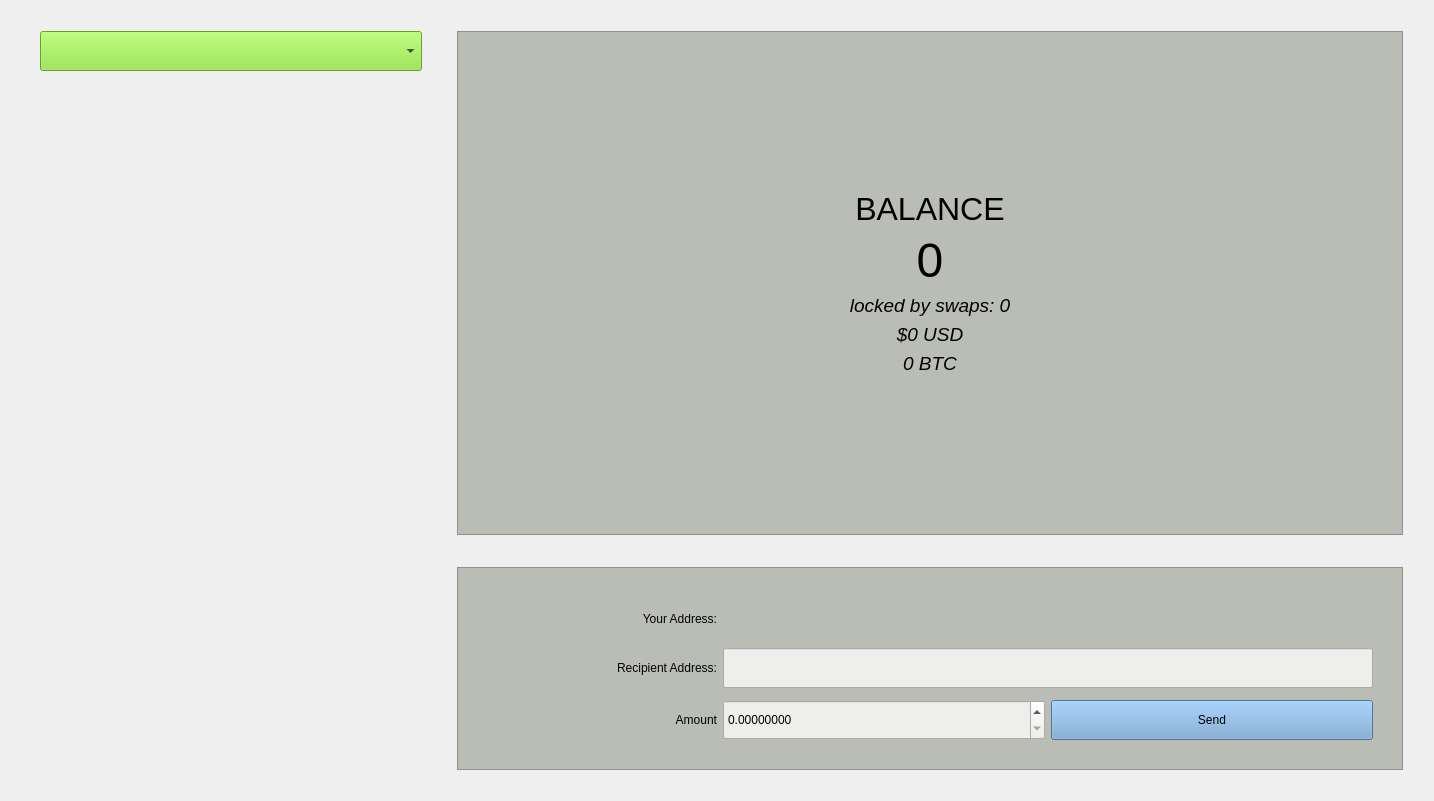
  <widget class="QWidget" name="tab_wallet">
   <attribute name="title">
    <string>Wallet</string>
   </attribute>
   <layout class="QGridLayout" name="gridLayout_2">
    <item row="3" column="3">
     <widget class="QFrame" name="wallet_send_frame">
      <property name="sizePolicy">
       <sizepolicy hsizetype="MinimumExpanding" vsizetype="Fixed">
        <horstretch>0</horstretch>
        <verstretch>0</verstretch>
       </sizepolicy>
      </property>
      <property name="styleSheet">
       <string notr="true">background-color: rgb(186, 189, 182);</string>
      </property>
      <property name="frameShape">
       <enum>QFrame::StyledPanel</enum>
      </property>
      <property name="frameShadow">
       <enum>QFrame::Raised</enum>
      </property>
      <layout class="QGridLayout" name="gridLayout_3">
       <item row="1" column="0">
        <widget class="QLabel" name="recipient_lbl_2">
         <property name="minimumSize">
          <size>
           <width>250</width>
           <height>40</height>
          </size>
         </property>
         <property name="maximumSize">
          <size>
           <width>250</width>
           <height>40</height>
          </size>
         </property>
         <property name="text">
          <string>Your Address:</string>
         </property>
         <property name="alignment">
          <set>Qt::AlignRight|Qt::AlignTrailing|Qt::AlignVCenter</set>
         </property>
        </widget>
       </item>
       <item row="4" column="1">
        <widget class="QDoubleSpinBox" name="wallet_amount">
         <property name="sizePolicy">
          <sizepolicy hsizetype="MinimumExpanding" vsizetype="MinimumExpanding">
           <horstretch>0</horstretch>
           <verstretch>0</verstretch>
          </sizepolicy>
         </property>
         <property name="minimumSize">
          <size>
           <width>0</width>
           <height>40</height>
          </size>
         </property>
         <property name="styleSheet">
          <string notr="true">background-color: rgb(238, 238, 236);</string>
         </property>
         <property name="decimals">
          <number>8</number>
         </property>
        </widget>
       </item>
       <item row="2" column="0">
        <widget class="QLabel" name="recipient_lbl">
         <property name="minimumSize">
          <size>
           <width>250</width>
           <height>40</height>
          </size>
         </property>
         <property name="maximumSize">
          <size>
           <width>250</width>
           <height>40</height>
          </size>
         </property>
         <property name="text">
          <string>Recipient Address:</string>
         </property>
         <property name="alignment">
          <set>Qt::AlignRight|Qt::AlignTrailing|Qt::AlignVCenter</set>
         </property>
        </widget>
       </item>
       <item row="2" column="1" colspan="2">
        <widget class="QLineEdit" name="wallet_recipient">
         <property name="sizePolicy">
          <sizepolicy hsizetype="Expanding" vsizetype="Minimum">
           <horstretch>0</horstretch>
           <verstretch>0</verstretch>
          </sizepolicy>
         </property>
         <property name="minimumSize">
          <size>
           <width>650</width>
           <height>40</height>
          </size>
         </property>
         <property name="maximumSize">
          <size>
           <width>16777215</width>
           <height>16777215</height>
          </size>
         </property>
         <property name="styleSheet">
          <string notr="true">background-color: rgb(238, 238, 236);</string>
         </property>
        </widget>
       </item>
       <item row="4" column="0">
        <widget class="QLabel" name="send_amount_lbl">
         <property name="minimumSize">
          <size>
           <width>250</width>
           <height>40</height>
          </size>
         </property>
         <property name="maximumSize">
          <size>
           <width>250</width>
           <height>40</height>
          </size>
         </property>
         <property name="text">
          <string>Amount</string>
         </property>
         <property name="alignment">
          <set>Qt::AlignRight|Qt::AlignTrailing|Qt::AlignVCenter</set>
         </property>
        </widget>
       </item>
       <item row="4" column="2">
        <widget class="QPushButton" name="wallet_send_btn">
         <property name="sizePolicy">
          <sizepolicy hsizetype="MinimumExpanding" vsizetype="MinimumExpanding">
           <horstretch>0</horstretch>
           <verstretch>0</verstretch>
          </sizepolicy>
         </property>
         <property name="minimumSize">
          <size>
           <width>0</width>
           <height>40</height>
          </size>
         </property>
         <property name="styleSheet">
          <string notr="true">background-color: rgb(114, 159, 207)</string>
         </property>
         <property name="text">
          <string>Send</string>
         </property>
        </widget>
       </item>
       <item row="1" column="1" colspan="2">
        <widget class="QLabel" name="wallet_address">
         <property name="sizePolicy">
          <sizepolicy hsizetype="Minimum" vsizetype="Minimum">
           <horstretch>0</horstretch>
           <verstretch>0</verstretch>
          </sizepolicy>
         </property>
         <property name="minimumSize">
          <size>
           <width>0</width>
           <height>40</height>
          </size>
         </property>
         <property name="font">
          <font>
           <pointsize>14</pointsize>
           <italic>false</italic>
          </font>
         </property>
         <property name="text">
          <string>&lt;html&gt;&lt;head/&gt;&lt;body&gt;&lt;p&gt;&lt;br/&gt;&lt;/p&gt;&lt;/body&gt;&lt;/html&gt;</string>
         </property>
         <property name="alignment">
          <set>Qt::AlignCenter</set>
         </property>
         <property name="openExternalLinks">
          <bool>true</bool>
         </property>
         <property name="textInteractionFlags">
          <set>Qt::LinksAccessibleByKeyboard|Qt::LinksAccessibleByMouse|Qt::TextBrowserInteraction|Qt::TextSelectableByKeyboard|Qt::TextSelectableByMouse</set>
         </property>
        </widget>
       </item>
       <item row="2" column="3" rowspan="3">
        <spacer name="verticalSpacer_26">
         <property name="orientation">
          <enum>Qt::Vertical</enum>
         </property>
         <property name="sizeHint" stdset="0">
          <size>
           <width>20</width>
           <height>40</height>
          </size>
         </property>
        </spacer>
       </item>
       <item row="5" column="1" colspan="2">
        <spacer name="horizontalSpacer_34">
         <property name="orientation">
          <enum>Qt::Horizontal</enum>
         </property>
         <property name="sizeHint" stdset="0">
          <size>
           <width>40</width>
           <height>20</height>
          </size>
         </property>
        </spacer>
       </item>
       <item row="0" column="1" colspan="2">
        <spacer name="horizontalSpacer_35">
         <property name="orientation">
          <enum>Qt::Horizontal</enum>
         </property>
         <property name="sizeHint" stdset="0">
          <size>
           <width>40</width>
           <height>20</height>
          </size>
         </property>
        </spacer>
       </item>
      </layout>
     </widget>
    </item>
    <item row="1" column="1" rowspan="3">
     <widget class="QFrame" name="wallet_select_frame">
      <property name="sizePolicy">
       <sizepolicy hsizetype="Preferred" vsizetype="Preferred">
        <horstretch>0</horstretch>
        <verstretch>0</verstretch>
       </sizepolicy>
      </property>
      <property name="minimumSize">
       <size>
        <width>400</width>
        <height>560</height>
       </size>
      </property>
      <property name="maximumSize">
       <size>
        <width>16777215</width>
        <height>167777</height>
       </size>
      </property>
      <property name="frameShape">
       <enum>QFrame::NoFrame</enum>
      </property>
      <property name="frameShadow">
       <enum>QFrame::Raised</enum>
      </property>
      <layout class="QVBoxLayout" name="verticalLayout_3">
       <property name="topMargin">
        <number>0</number>
       </property>
       <item>
        <widget class="QComboBox" name="wallet_combo">
         <property name="sizePolicy">
          <sizepolicy hsizetype="Minimum" vsizetype="Minimum">
           <horstretch>0</horstretch>
           <verstretch>0</verstretch>
          </sizepolicy>
         </property>
         <property name="minimumSize">
          <size>
           <width>350</width>
           <height>40</height>
          </size>
         </property>
         <property name="font">
          <font>
           <pointsize>16</pointsize>
          </font>
         </property>
         <property name="layoutDirection">
          <enum>Qt::LeftToRight</enum>
         </property>
         <property name="styleSheet">
          <string notr="true">background-color: rgb(138, 226, 52);padding-left:25px;
</string>
         </property>
         <property name="currentText">
          <string/>
         </property>
         <property name="currentIndex">
          <number>-1</number>
         </property>
         <property name="maxVisibleItems">
          <number>4</number>
         </property>
         <property name="sizeAdjustPolicy">
          <enum>QComboBox::AdjustToMinimumContentsLengthWithIcon</enum>
         </property>
        </widget>
       </item>
       <item>
        <spacer name="horizontalSpacer_5">
         <property name="orientation">
          <enum>Qt::Horizontal</enum>
         </property>
         <property name="sizeType">
          <enum>QSizePolicy::Minimum</enum>
         </property>
         <property name="sizeHint" stdset="0">
          <size>
           <width>40</width>
           <height>20</height>
          </size>
         </property>
        </spacer>
       </item>
       <item>
        <widget class="QLabel" name="wallet_coin_img">
         <property name="sizePolicy">
          <sizepolicy hsizetype="Minimum" vsizetype="Expanding">
           <horstretch>0</horstretch>
           <verstretch>0</verstretch>
          </sizepolicy>
         </property>
         <property name="minimumSize">
          <size>
           <width>300</width>
           <height>300</height>
          </size>
         </property>
         <property name="text">
          <string>&lt;html&gt;&lt;head/&gt;&lt;body&gt;&lt;p&gt;&lt;img src=&quot;:/lrg/img/400/placeholder.png&quot;/&gt;&lt;/p&gt;&lt;/body&gt;&lt;/html&gt;</string>
         </property>
         <property name="alignment">
          <set>Qt::AlignCenter</set>
         </property>
        </widget>
       </item>
       <item>
        <spacer name="horizontalSpacer_4">
         <property name="orientation">
          <enum>Qt::Horizontal</enum>
         </property>
         <property name="sizeType">
          <enum>QSizePolicy::Minimum</enum>
         </property>
         <property name="sizeHint" stdset="0">
          <size>
           <width>40</width>
           <height>20</height>
          </size>
         </property>
        </spacer>
       </item>
       <item>
        <widget class="QLabel" name="wallet_qr_code">
         <property name="sizePolicy">
          <sizepolicy hsizetype="Minimum" vsizetype="Minimum">
           <horstretch>0</horstretch>
           <verstretch>0</verstretch>
          </sizepolicy>
         </property>
         <property name="minimumSize">
          <size>
           <width>280</width>
           <height>280</height>
          </size>
         </property>
         <property name="text">
          <string/>
         </property>
        </widget>
       </item>
      </layout>
     </widget>
    </item>
    <item row="4" column="3">
     <spacer name="horizontalSpacer">
      <property name="orientation">
       <enum>Qt::Horizontal</enum>
      </property>
      <property name="sizeHint" stdset="0">
       <size>
        <width>40</width>
        <height>20</height>
       </size>
      </property>
     </spacer>
    </item>
    <item row="1" column="3">
     <widget class="QFrame" name="wallet_balance_frame">
      <property name="sizePolicy">
       <sizepolicy hsizetype="MinimumExpanding" vsizetype="MinimumExpanding">
        <horstretch>0</horstretch>
        <verstretch>0</verstretch>
       </sizepolicy>
      </property>
      <property name="minimumSize">
       <size>
        <width>0</width>
        <height>300</height>
       </size>
      </property>
      <property name="maximumSize">
       <size>
        <width>16777215</width>
        <height>167777</height>
       </size>
      </property>
      <property name="styleSheet">
       <string notr="true">background-color: rgb(186, 189, 182);</string>
      </property>
      <property name="frameShape">
       <enum>QFrame::StyledPanel</enum>
      </property>
      <property name="frameShadow">
       <enum>QFrame::Raised</enum>
      </property>
      <layout class="QGridLayout" name="gridLayout_5">
       <item row="0" column="0">
        <widget class="QFrame" name="frame_18">
         <property name="sizePolicy">
          <sizepolicy hsizetype="Minimum" vsizetype="Minimum">
           <horstretch>0</horstretch>
           <verstretch>0</verstretch>
          </sizepolicy>
         </property>
         <property name="frameShape">
          <enum>QFrame::NoFrame</enum>
         </property>
         <property name="frameShadow">
          <enum>QFrame::Raised</enum>
         </property>
         <layout class="QVBoxLayout" name="verticalLayout_2">
          <property name="topMargin">
           <number>150</number>
          </property>
          <property name="bottomMargin">
           <number>150</number>
          </property>
          <item>
           <widget class="QLabel" name="wallet_balance_lbl">
            <property name="sizePolicy">
             <sizepolicy hsizetype="MinimumExpanding" vsizetype="MinimumExpanding">
              <horstretch>0</horstretch>
              <verstretch>0</verstretch>
             </sizepolicy>
            </property>
            <property name="font">
             <font>
              <family>Ubuntu</family>
              <pointsize>24</pointsize>
              <weight>50</weight>
              <italic>false</italic>
              <bold>false</bold>
             </font>
            </property>
            <property name="text">
             <string>BALANCE</string>
            </property>
            <property name="alignment">
             <set>Qt::AlignCenter</set>
            </property>
           </widget>
          </item>
          <item>
           <widget class="QLabel" name="wallet_balance">
            <property name="sizePolicy">
             <sizepolicy hsizetype="MinimumExpanding" vsizetype="MinimumExpanding">
              <horstretch>0</horstretch>
              <verstretch>0</verstretch>
             </sizepolicy>
            </property>
            <property name="font">
             <font>
              <pointsize>36</pointsize>
             </font>
            </property>
            <property name="text">
             <string>0</string>
            </property>
            <property name="alignment">
             <set>Qt::AlignCenter</set>
            </property>
           </widget>
          </item>
          <item>
           <widget class="QLabel" name="wallet_locked_by_swaps">
            <property name="sizePolicy">
             <sizepolicy hsizetype="MinimumExpanding" vsizetype="MinimumExpanding">
              <horstretch>0</horstretch>
              <verstretch>0</verstretch>
             </sizepolicy>
            </property>
            <property name="font">
             <font>
              <pointsize>14</pointsize>
              <italic>true</italic>
             </font>
            </property>
            <property name="text">
             <string>locked by swaps: 0</string>
            </property>
            <property name="alignment">
             <set>Qt::AlignCenter</set>
            </property>
           </widget>
          </item>
          <item>
           <widget class="QLabel" name="wallet_usd_value">
            <property name="sizePolicy">
             <sizepolicy hsizetype="MinimumExpanding" vsizetype="MinimumExpanding">
              <horstretch>0</horstretch>
              <verstretch>0</verstretch>
             </sizepolicy>
            </property>
            <property name="font">
             <font>
              <pointsize>14</pointsize>
              <italic>true</italic>
             </font>
            </property>
            <property name="text">
             <string>$0 USD</string>
            </property>
            <property name="alignment">
             <set>Qt::AlignCenter</set>
            </property>
           </widget>
          </item>
          <item>
           <widget class="QLabel" name="wallet_btc_value">
            <property name="sizePolicy">
             <sizepolicy hsizetype="MinimumExpanding" vsizetype="MinimumExpanding">
              <horstretch>0</horstretch>
              <verstretch>0</verstretch>
             </sizepolicy>
            </property>
            <property name="font">
             <font>
              <pointsize>14</pointsize>
              <italic>true</italic>
             </font>
            </property>
            <property name="text">
             <string>0 BTC</string>
            </property>
            <property name="alignment">
             <set>Qt::AlignCenter</set>
            </property>
           </widget>
          </item>
         </layout>
        </widget>
       </item>
      </layout>
     </widget>
    </item>
    <item row="4" column="1">
     <spacer name="horizontalSpacer_3">
      <property name="orientation">
       <enum>Qt::Horizontal</enum>
      </property>
      <property name="sizeType">
       <enum>QSizePolicy::Minimum</enum>
      </property>
      <property name="sizeHint" stdset="0">
       <size>
        <width>40</width>
        <height>20</height>
       </size>
      </property>
     </spacer>
    </item>
    <item row="1" column="2" rowspan="2">
     <spacer name="verticalSpacer">
      <property name="orientation">
       <enum>Qt::Vertical</enum>
      </property>
      <property name="sizeHint" stdset="0">
       <size>
        <width>20</width>
        <height>40</height>
       </size>
      </property>
     </spacer>
    </item>
    <item row="2" column="3">
     <spacer name="horizontalSpacer_2">
      <property name="orientation">
       <enum>Qt::Horizontal</enum>
      </property>
      <property name="sizeHint" stdset="0">
       <size>
        <width>40</width>
        <height>20</height>
       </size>
      </property>
     </spacer>
    </item>
    <item row="1" column="4">
     <spacer name="verticalSpacer_2">
      <property name="orientation">
       <enum>Qt::Vertical</enum>
      </property>
      <property name="sizeHint" stdset="0">
       <size>
        <width>20</width>
        <height>40</height>
       </size>
      </property>
     </spacer>
    </item>
    <item row="0" column="3">
     <spacer name="horizontalSpacer_6">
      <property name="orientation">
       <enum>Qt::Horizontal</enum>
      </property>
      <property name="sizeHint" stdset="0">
       <size>
        <width>40</width>
        <height>20</height>
       </size>
      </property>
     </spacer>
    </item>
    <item row="1" column="0">
     <spacer name="verticalSpacer_3">
      <property name="orientation">
       <enum>Qt::Vertical</enum>
      </property>
      <property name="sizeHint" stdset="0">
       <size>
        <width>20</width>
        <height>40</height>
       </size>
      </property>
     </spacer>
    </item>
   </layout>
  </widget>
